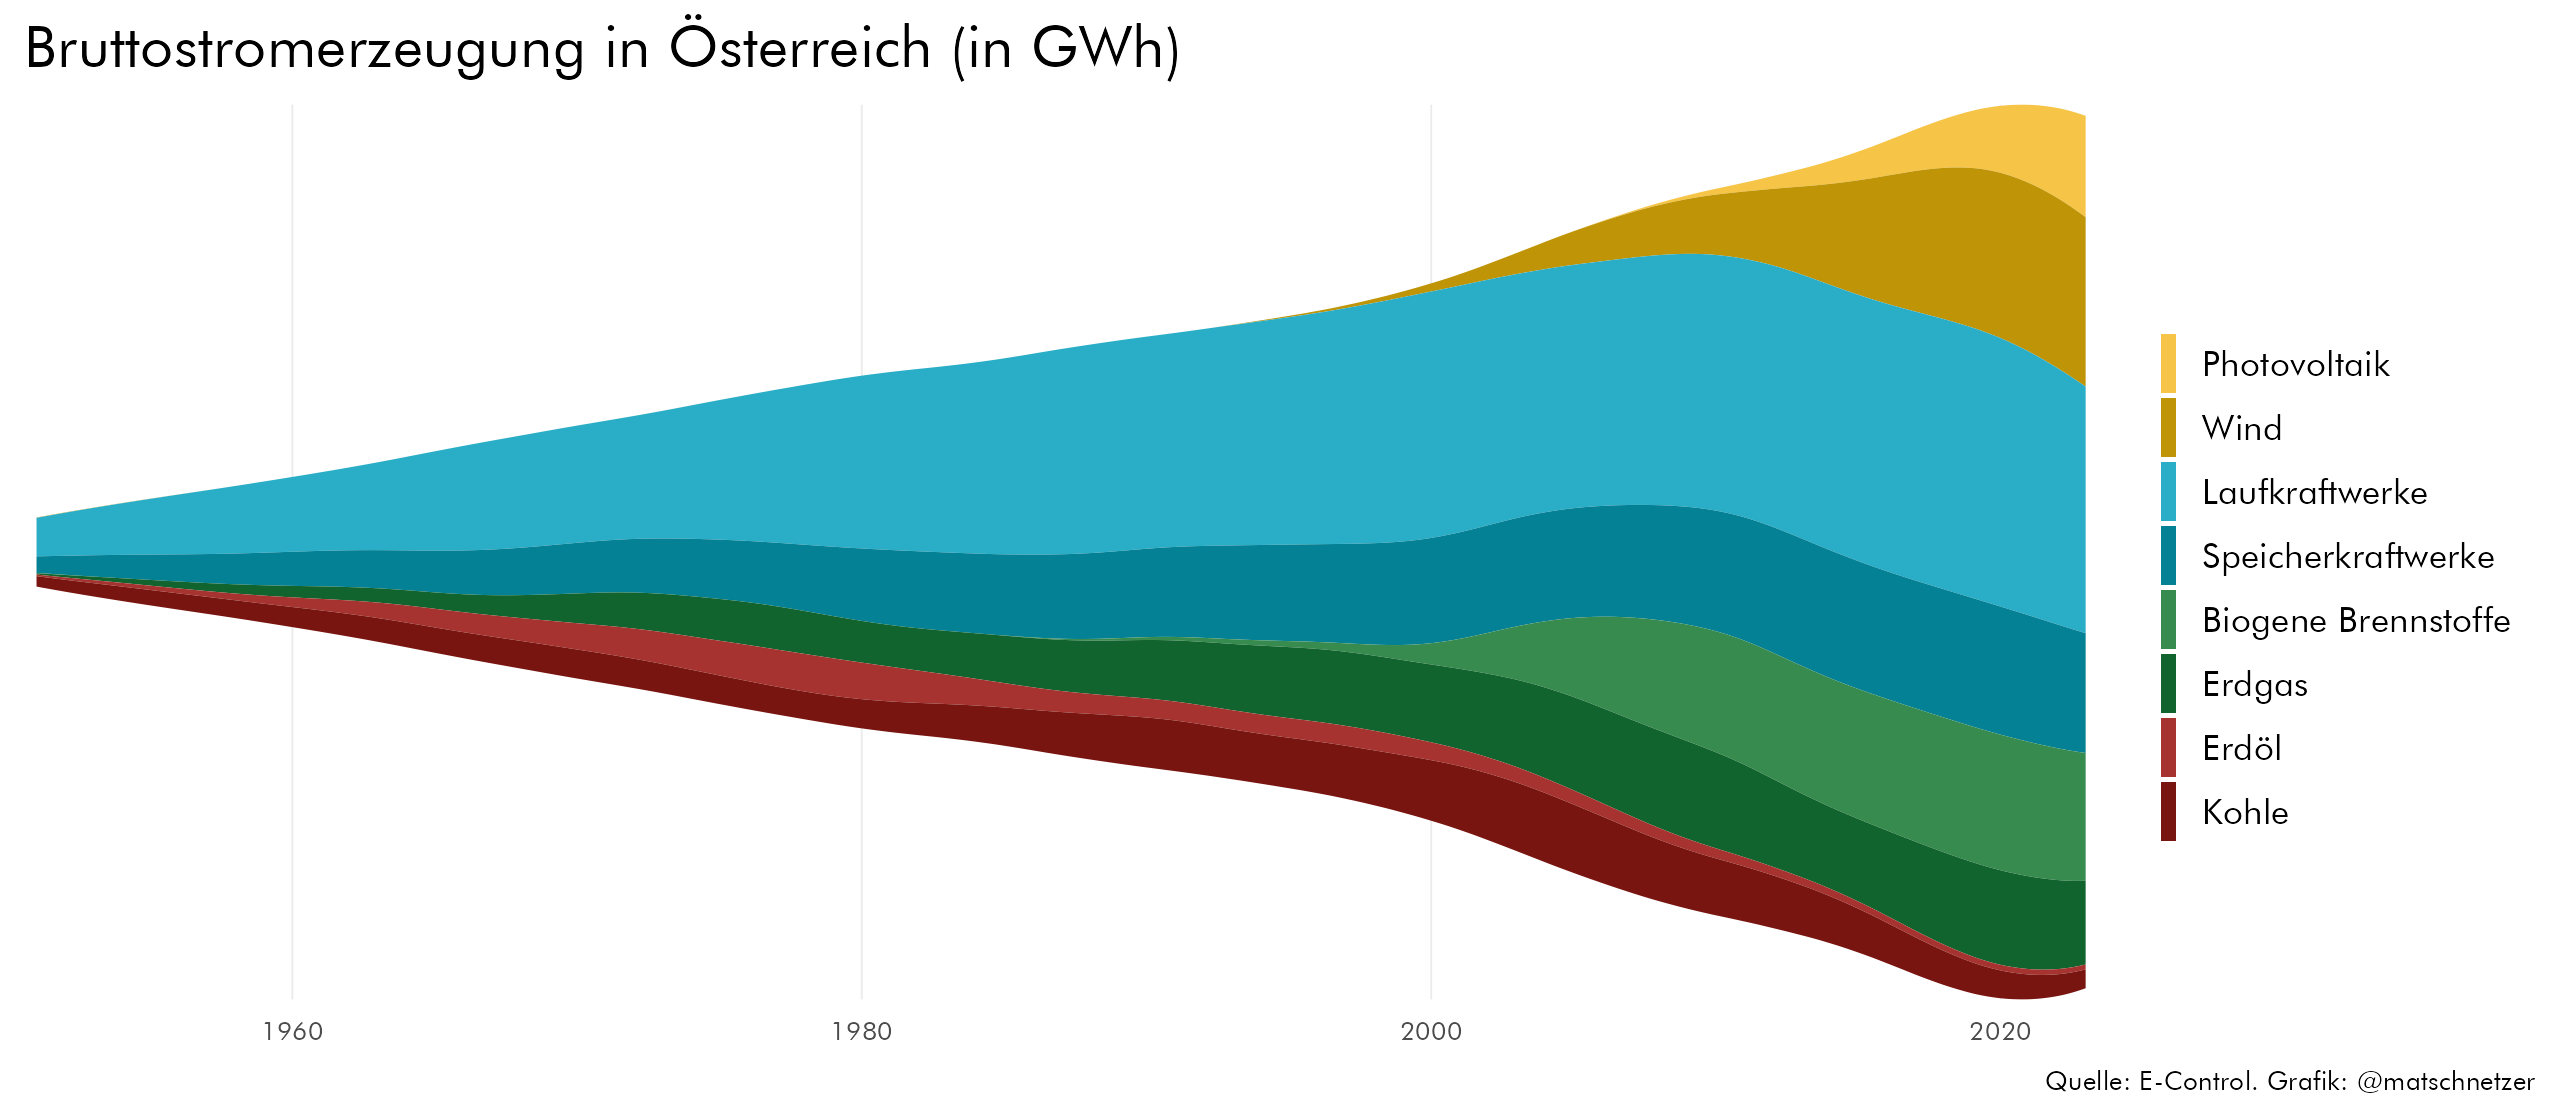

Source code (R):
library(tidyverse)
library(ggstream)
library(MetBrewer)
library(colorspace)

# Data from https://oesterreichsenergie.at/fakten/energiegrafiken/detailseite/bruttostromerzeugung-in-oesterreich-1

raw <- read_csv2("25_02_Energiemix.csv") |> 
  filter(`Titel der Werte-Spalten` == "GWh") |> 
  mutate(Werte = as.numeric(Werte),
         Jahr = ymd(Jahr, truncated = 2L),
         Primärenergieträger = factor(Primärenergieträger, levels = rev(c("Kohle", "Erdöl", "Erdgas","Biogene Brennstoffe", "Speicherkraftwerke", "Laufkraftwerke", "Wind", "Photovoltaik")))) |> 
  mutate(Anteil = Werte/sum(Werte, na.rm =T)*100, .by = Jahr)

pal <- met.brewer("Lakota")[c(2,1,5,3)]
cols <- c(rbind(lighten(pal, 0.1), darken(pal, 0.2)))

raw |> filter(!is.na(Primärenergieträger)) |> 
  ggplot(aes(x = Jahr, y = Werte, fill = Primärenergieträger)) +
  geom_stream(type = "mirror") +
  scale_fill_manual(values = cols, name = "", 
                    guide = guide_legend(keywidth = 0.3, keyheight = 1)) +
  scale_x_date(position = "bottom") +
  labs(x = NULL, y = NULL, caption = "Quelle: E-Control. Grafik: @matschnetzer",
       title = "Bruttostromerzeugung in Österreich (in GWh)") +
  coord_cartesian(expand = F) +
  theme_minimal(base_family = "Futura") +
  theme(axis.text.y = element_blank(),
        axis.text.x = element_text(size = 6),
        plot.title.position = "plot",
        plot.caption.position = "plot",
        plot.caption = element_text(size = 6),
        panel.grid.minor = element_blank(),
        panel.grid.major.x = element_line(linewidth = 0.2),
        legend.text = element_text(size = 8),
        panel.grid.major.y = element_blank())

ggsave("25_02_Energiemix.png", dpi = 320, width = 8, height = 3.5, bg = "white")
